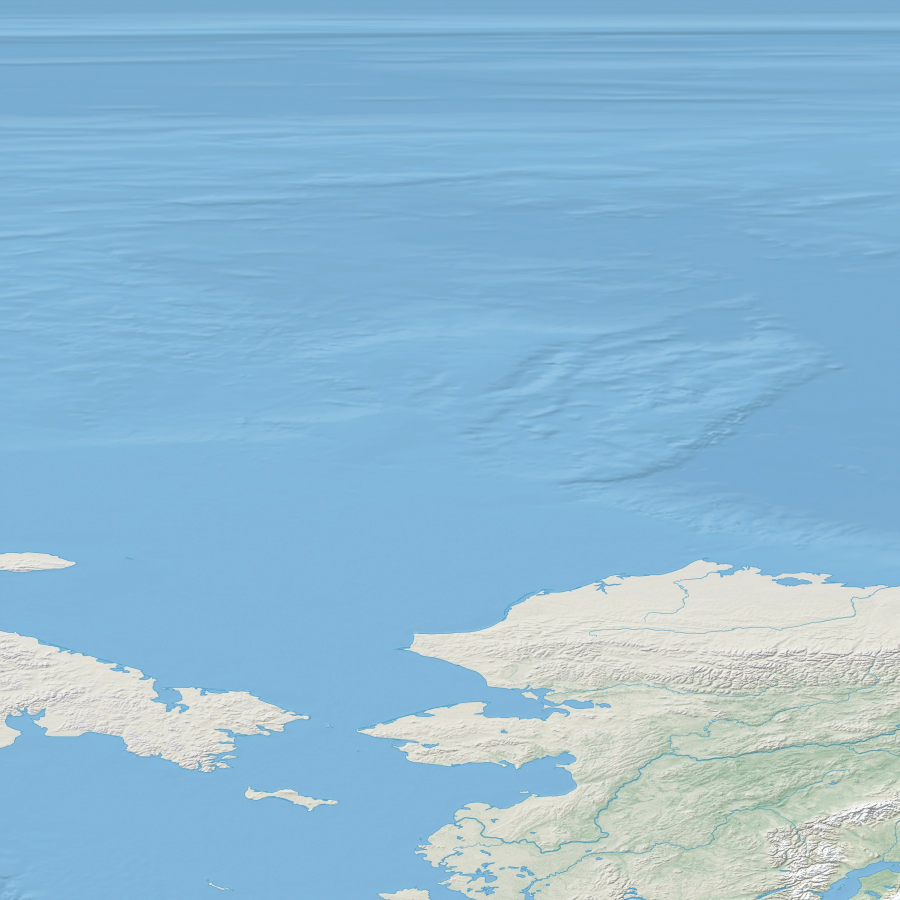
#> input picture assets/datos/atlas/c_0_0.jpg, 1800 x 1800 px (shown at 1/2 size); its folder holds only this picture in this run
$ python atlas.py ../assets/datos/atlas/c_0_0.jpg
#> lines starting #> are read from the running program, lines starting #| are printed output that depends on the picture
"""Mapa físico de Natural Earth I (relieve sombreado, cobertura del suelo, agua y ríos), dominio público.

El original mide 21600x10800 (60 px por grado). Se guarda cortado en cuadros de 30 grados para que cada video
cargue solo la zona que usa, más una versión de 10800x5400 para las tomas lejanas.
  python -m fronteras.atlas ruta/Mapa_mundial_fisico_21600.tif
"""
import os, sys
import numpy as np
from PIL import Image

Image.MAX_IMAGE_PIXELS = None
RAIZ = os.path.dirname(os.path.dirname(os.path.abspath(__file__)))
CARPETA = f"{RAIZ}/assets/datos/atlas"
DENS = 60  # pixeles por grado
CUADRO = 30  # grados por cuadro


def preparar(tif):
#> called with tif = '../assets/datos/atlas/c_0_0.jpg'
    os.makedirs(CARPETA, exist_ok=True)
    im = Image.open(tif).convert("RGB")
#> im is the input picture: PIL image 1800x1800 RGB; mean R, G, B 143, 185.9, 212.6
    lado = CUADRO * DENS
    for j in range(180 // CUADRO):
        for i in range(360 // CUADRO):
            im.crop((i * lado, j * lado, (i + 1) * lado, (j + 1) * lado)).save(f"{CARPETA}/c_{i}_{j}.jpg", quality=88)
    im.resize((10800, 5400), Image.LANCZOS).save(f"{RAIZ}/assets/datos/base_atlas.jpg", quality=90)
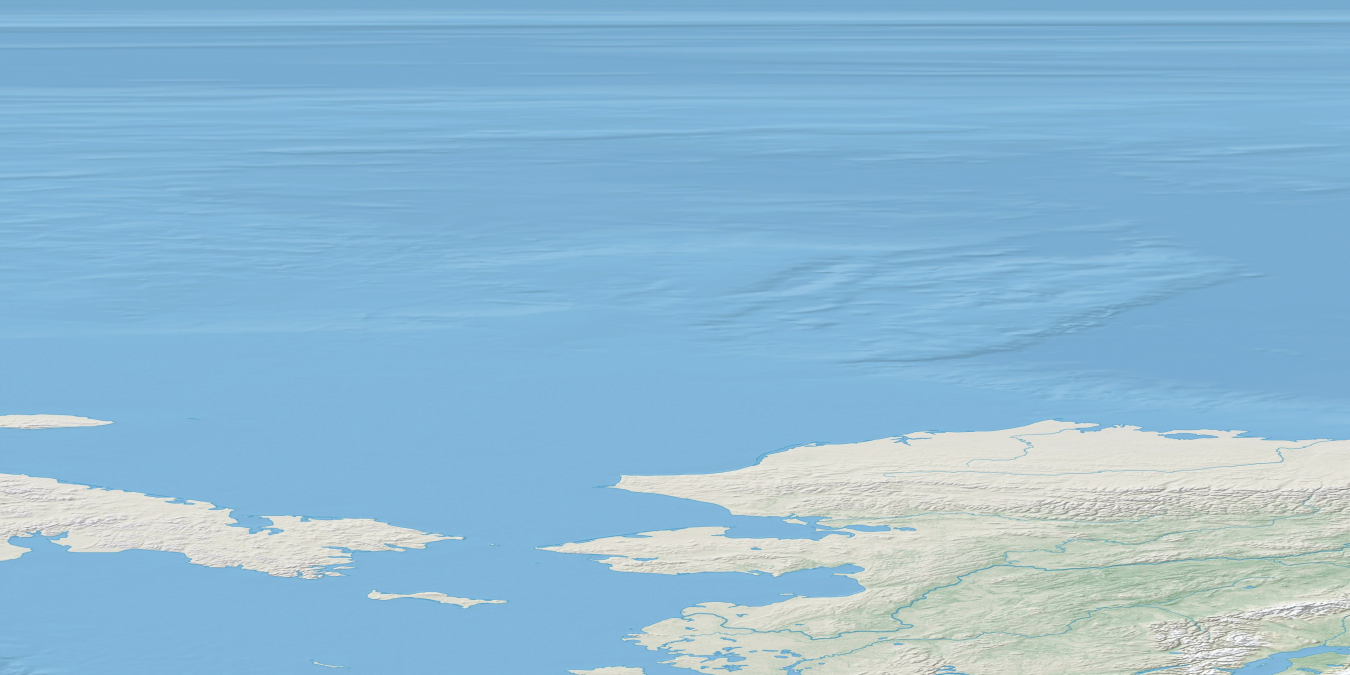
#> saved as base_atlas.jpg: PIL image 10800x5400 RGB (shown at 1/8 size); mean R, G, B 143, 185.9, 212.5


def recorte(caja, ancho, alto):
    """Devuelve la zona caja=(lon0, lat0, lon1, lat1) como arreglo float 0..1 de alto x ancho."""
    lon0, lat0, lon1, lat1 = caja
    i0, i1 = int((lon0 + 180) // CUADRO), int((min(lon1, 179.999) + 180) // CUADRO)
    j0, j1 = int((90 - lat1) // CUADRO), int((90 - max(lat0, -89.999)) // CUADRO)
    lado = CUADRO * DENS
    mosaico = Image.new("RGB", ((i1 - i0 + 1) * lado, (j1 - j0 + 1) * lado))
    for j in range(max(0, j0), min(5, j1) + 1):
        for i in range(max(0, i0), min(11, i1) + 1):
            mosaico.paste(Image.open(f"{CARPETA}/c_{i}_{j}.jpg"), ((i - i0) * lado, (j - j0) * lado))
    x0 = (lon0 + 180 - i0 * CUADRO) * DENS
    x1 = (lon1 + 180 - i0 * CUADRO) * DENS
    y0 = (90 - lat1 - j0 * CUADRO) * DENS
    y1 = (90 - lat0 - j0 * CUADRO) * DENS
    out = mosaico.transform((ancho, alto), Image.EXTENT, (x0, y0, x1, y1), Image.BICUBIC)
    return np.asarray(out).astype(np.float32) / 255


def disponible():
    return os.path.exists(f"{CARPETA}/c_0_0.jpg")


if __name__ == "__main__":
    preparar(sys.argv[1])

$ run again, on assets/datos/atlas/c_0_4.jpg
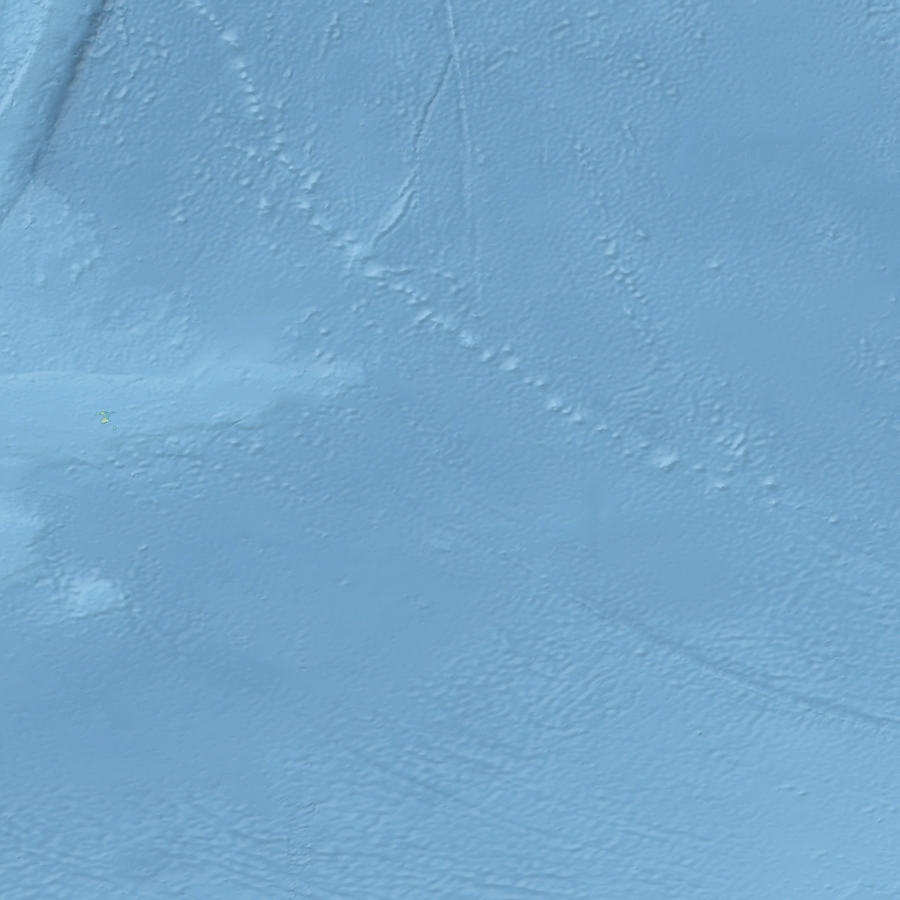
#> input picture assets/datos/atlas/c_0_4.jpg, 1800 x 1800 px (shown at 1/2 size)
#> in preparar, im is the input picture: PIL image 1800x1800 RGB; mean R, G, B 115.8, 165.4, 201.3
#> in preparar, `im.resize((10800, 5400), Image.LANCZOS).save(f"{RAIZ}/assets/datos/bas..`:
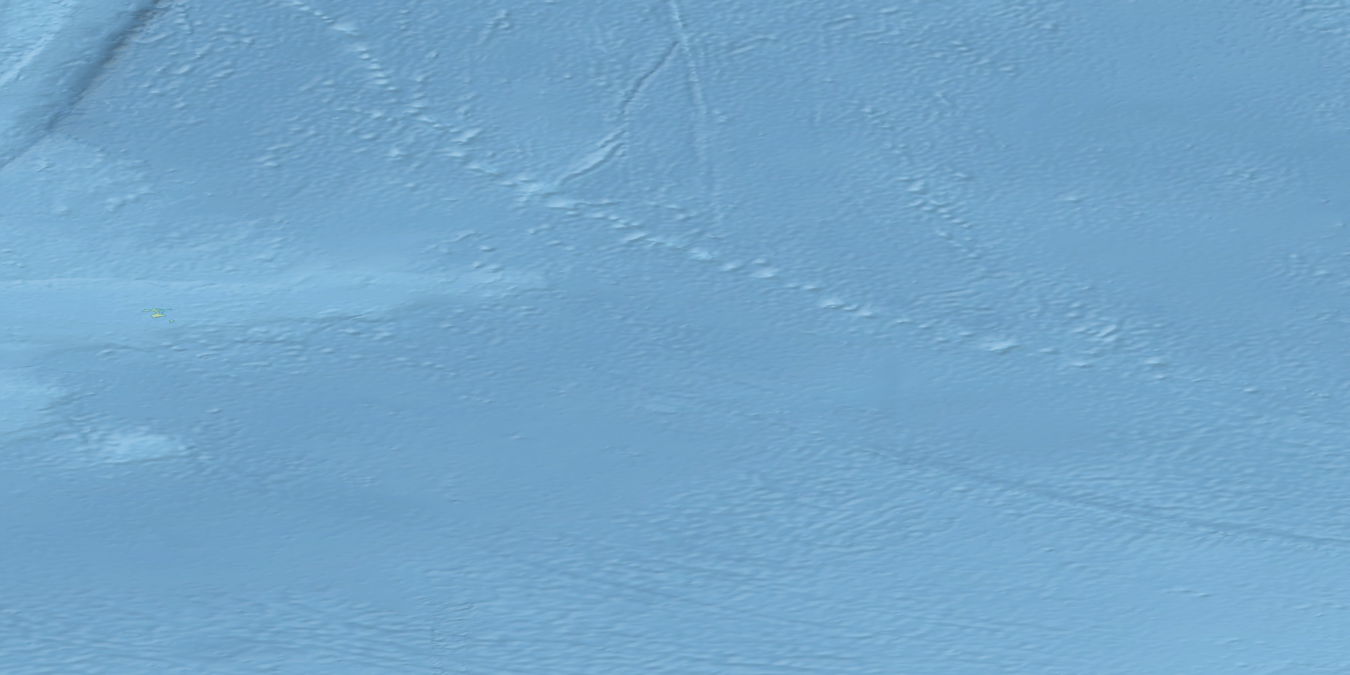
#> saved as base_atlas.jpg: PIL image 10800x5400 RGB (shown at 1/8 size); mean R, G, B 115.8, 165.4, 201.3
